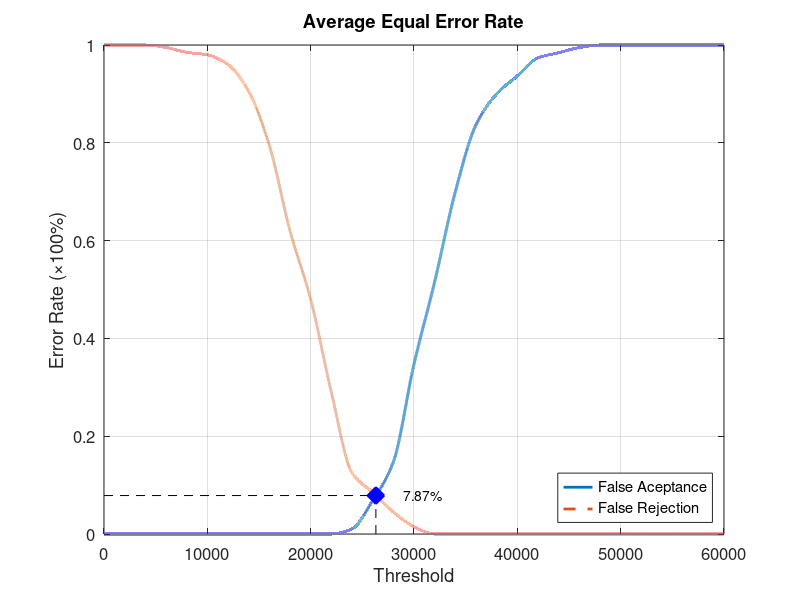
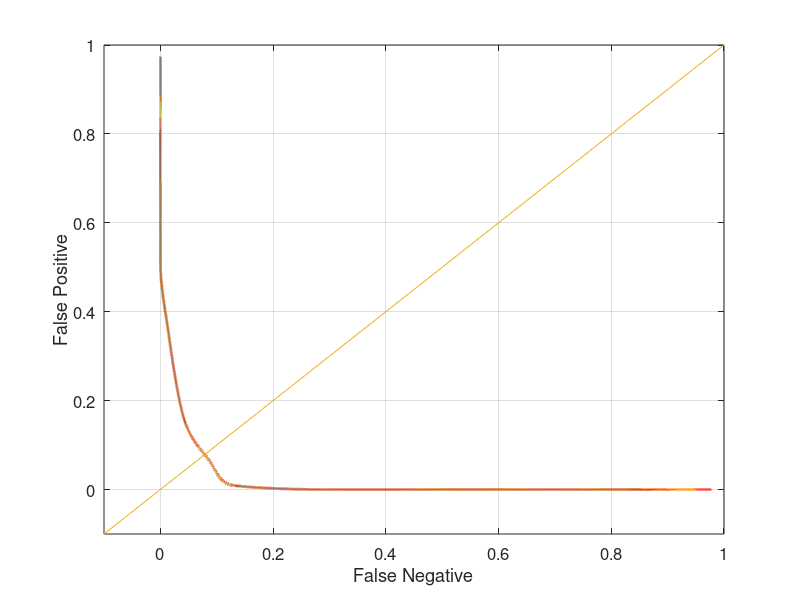

MATLAB code to generate these figures, in order:
function yEER = Database2_2
close all;
clear;
clc;
x = 0:2000:60000;
xq = 0:0.5:60000;

y0 = [0 0 0 0 0 0 0 0 0 0 0 0 0.0105263 0.0684211 0.147368 0.347368 0.515789 0.7 0.836842 0.9 0.936842 0.973684 0.984211 0.994737 1 1 1 1 1 1 1];
yy0 = interp1(x, y0, xq, 'pchip');
y1 = [1 1 1 0.995 0.985 0.98 0.96 0.905 0.795 0.62 0.48 0.29 0.125 0.085 0.045 0.015 0 0 0 0 0 0 0 0 0 0 0 0 0 0 0];
yy1 = interp1(x, y1, xq, 'pchip');

% Calculating EER: 
y2 = abs(y0 - y1);
find(y2 == min(y2))
yy2 = abs(yy0 - yy1);
xEER = find(yy2 == min(yy2));
xEERIndex = xq(xEER) % X-axis EER
yEER = yy0(xEER) % Y-axis EER

main = figure
plot(xq, yy0,'-','LineWidth', 2);	hold on
plot(xq, yy1,'--','LineWidth', 2);	hold on
plot([xEERIndex xEERIndex], [0 yEER], 'k--');	hold on
plot([0 xEERIndex], [yEER yEER], 'k--');	hold on
plot(xEERIndex, yEER, 'bx', 'LineWidth', 10);	hold on
text(xEERIndex + 10 * xEERIndex / 100, yEER, [num2str(round((10000 * yEER)) / 100) '%'])
legend('False Aceptance', 'False Rejection', 'Location', 'SouthEast')
xlabel('Threshold')
ylabel('Error Rate (\times100%)')
title('Average Equal Error Rate')
set(gca, 'FontSize', 12)
axis([0 60000 0 1])
grid on

print(main, 'Database2_2Main', '-dpng');
FNRxFPR = figure('Color', [1 1 1]);
plot(yy1, yy0, '-', yy1, yy0, 'LineWidth', 2);
hold on
y = -0.1:0.1:1
plot(y, y); 
set(gca, 'FontSize', 12)
xlabel('False Negative')
ylabel('False Positive')
axis([-0.1 1 -0.1 1])
set(gca, 'FontSize', 12)
grid on

print(FNRxFPR, 'Database2_2FNRxFPR','-dpng');
end
